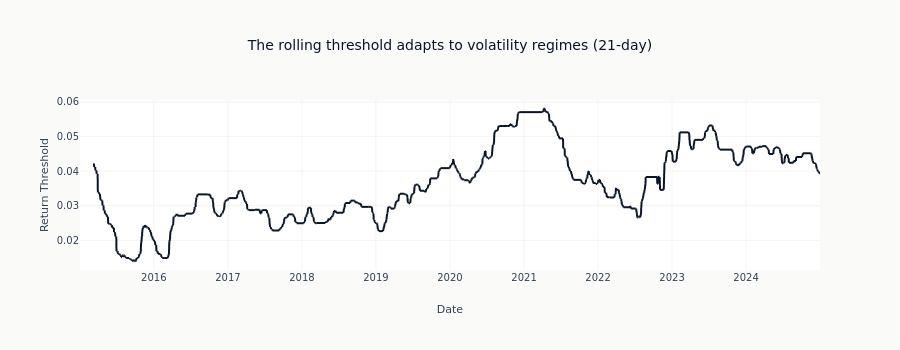

Write notebook code for a chart like this one.
### Code cell
# Visualize threshold adaptation
threshold_col = [c for c in labels_ts_pct.columns if "threshold" in c.lower()]
if threshold_col:
    fig = px.line(
        labels_ts_pct.to_pandas(),
        x="timestamp",
        y=threshold_col[0],
        title=f"The rolling threshold adapts to volatility regimes ({HORIZON}-day)",
    )
    fig.update_layout(height=350, xaxis_title="Date", yaxis_title="Return Threshold")
    fig.show()

### Figure 1 — Plotly figure (JSON) as saved in the notebook; plotly's stock layout.template omitted (floating-point values rounded to 4 significant figures; data arrays with more than 128 entries replaced by an {"elided": "..."} marker saying what was removed)
{"data": [{"hovertemplate": "timestamp=%{x}<br>threshold_p75_h21=%{y}<extra></extra>", "legendgroup": "", "line": {"color": "#0a1628", "dash": "solid"}, "marker": {"symbol": "circle"}, "mode": "lines", "name": "", "showlegend": false, "type": "scattergl", "x": {"elided": "2516 str values"}, "xaxis": "x", "y": {"elided": "2516 float values"}, "yaxis": "y"}], "layout": {"height": 350, "legend": {"tracegroupgap": 0}, "title": {"text": "The rolling threshold adapts to volatility regimes (21-day)"}, "xaxis": {"anchor": "y", "domain": [0.0, 1.0], "title": {"text": "Date"}}, "yaxis": {"anchor": "x", "domain": [0.0, 1.0], "title": {"text": "Return Threshold"}}}}
